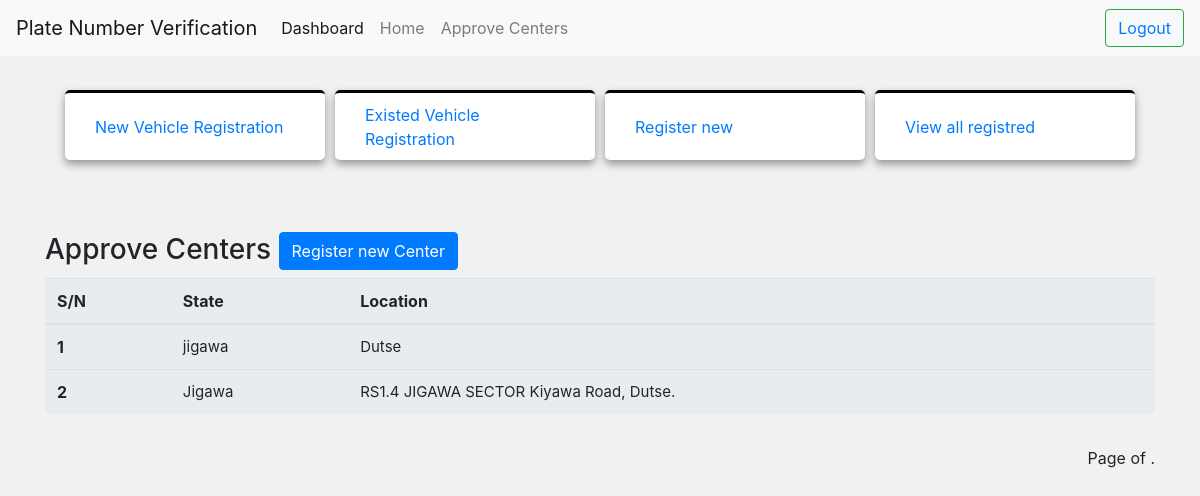
The app's page /approve-state-list/ (signed in) with its own data.
### owners/models.py (models this page shows, shortened)
class TimeModels(models.Model):
    created = models.DateTimeField(auto_now=False, auto_now_add=True)
    updated = models.DateTimeField(auto_now=True, auto_now_add=False)
    class Meta:
        abstract = True

class Approved_Centres(TimeModels):
    state = models.CharField(max_length=20)
    location = models.CharField(max_length=50)

### owners/views.py (the view)
# urls.py: path("approve-state-list/", ApproveListViews.as_view(), name="state-list"),
class ApproveListViews(LoginRequiredMixin, ListView):
    model = Approved_Centres
    context_object_name = "states"
    template_name = "content/state.html"

### owners/templates/content/state.html (shortened to what this page needs)
{% extends "base.html" %}
{% load static %}
{% load crispy_forms_tags %}
{% block content  %}
{% include "include/header.html" %}
<table class="table jumbotron">
    <h3>Approve Centers  <span><a href="{% url 'state-create' %}" class="btn btn-primary">Register new Center</a></span></h3>
    <thead>
      <tr>
        <th scope="col">S/N</th>
        <th scope="col">State</th>
        <th scope="col">Location</th>
      </tr>
    </thead>
    <tbody>
      {% for state in states %}
        <tr>
          <th>{{ state.id }}</th>
          <td>{{ state.state }}</td>
          <td>{{ state.location }}</td>
        </tr>
      {% endfor %}
    </tbody>
  </table>
  {% include "include/pagination.html" %}
{% endblock content  %}

### owners/static/css/style.css (style rules this page uses)
body { background-color: #f1f1f1f1; }
table { margin-top:5px; width:100%; border-collapse: collapse; }
table tr { border-bottom: 1px solid rgba(0, 0, 0, 0.1); }
table tbody tr:last-child { border-bottom: none; }
td { padding: 9px 5px; font-size: 15px; }

### records on screen
Approved_Centres: id "1", state "jigawa", location "Dutse"
Approved_Centres: id "2", state "Jigawa", location "RS1.4 JIGAWA SECTOR Kiyawa Road, Dutse."
